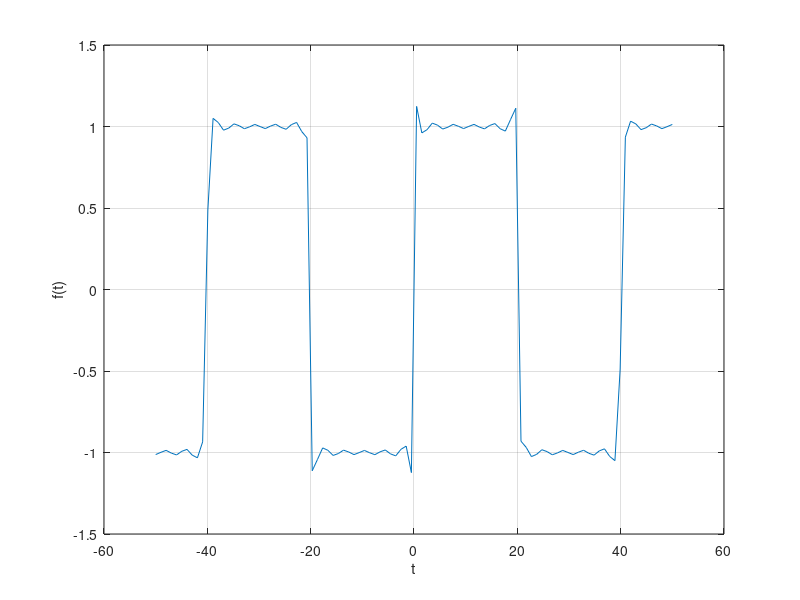

The MATLAB source for this figure:
time = linspace(-50,50,100);   % timp
FC = 0;                    
Perioad = 40;
N=50;
W0 = (2*pi)/Perioad; 
                        % numarul de armonice

for v=-N:1:N
 
    if(v==0)                
        continue;
    end;
 
    Cf = ((1)/(pi*1i*v))*(1-exp(-pi*1i*v));    % calculeaza coeficientul lui k al seriei furier exponentiale
    Fv = Cf*exp(W0*1i*v*time);                 % termenul k al seriei
    FC = FC + Fv;                                % adauga termenul k la f
 
end
 
plot(time, FC);
grid on;
xlabel('t');
ylabel('f(t)');
